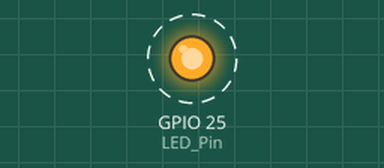
This sketch was run on a simulated ESP32. On the bench: output pins drawn as LEDs (lit = HIGH). Dashed ring = blinking.

Above: at 0.5 s.
Timing chart, 0 to 4.6 s (numbered marks = the images above):
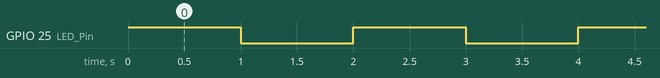

The sketch:

NanoBlink.ino
```cpp
# define LED_Pin 25

// The setup function runs once when you press reset or power the board
void setup() {
  // initialize digital pin LED_BUILTIN as an output.
  pinMode(LED_Pin, OUTPUT);
}

// The loop function runs over and over again
void loop() {
  digitalWrite(LED_Pin, HIGH);  // Turn the LED off
  delay(1000);                      // wait for a second
  digitalWrite(LED_Pin, LOW);   // turn the LED on
  delay(1000);                      // wait for a second
}
```

Measured:
- by itself, GPIO 25 (LED_Pin): alternates HIGH for 1.0 s and LOW for 1.0 s
